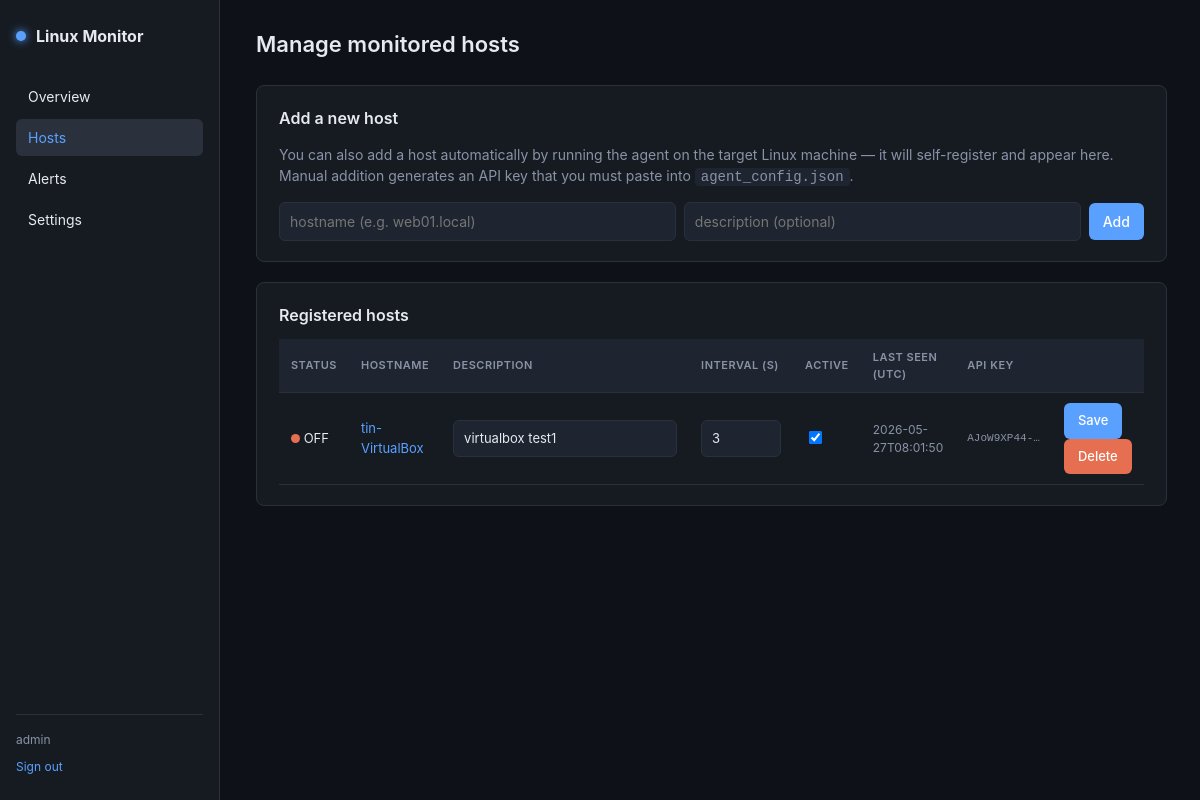
Screenshot of /hosts (signed in) with the database file from the repository.
### tables this page shows
CREATE TABLE hosts (
                id               INTEGER PRIMARY KEY AUTOINCREMENT,
                hostname         TEXT NOT NULL UNIQUE,
                api_key          TEXT NOT NULL UNIQUE,
                registered_at    TEXT NOT NULL,
                last_seen        TEXT,
                polling_interval INTEGER NOT NULL DEFAULT 5,
                active           INTEGER NOT NULL DEFAULT 1,
                description      TEXT DEFAULT ''
            );

### server.py (the view, shortened to what this page needs)
@app.route("/hosts", methods=["GET", "POST"])
@login_required
def hosts_manage():
    return render_template("hosts.html", hosts=HostService.list_with_status())

### database.py (called while the page is built)
@contextmanager
def get_conn():
    conn = sqlite3.connect(DB_PATH)
    conn.row_factory = sqlite3.Row
    conn.execute("PRAGMA foreign_keys = ON")
    try:
        yield conn
        conn.commit()
    finally:
        conn.close()

def list_hosts() -> list:
    with get_conn() as c:
        hosts = c.execute("SELECT * FROM hosts ORDER BY hostname").fetchall()
        result = []
        for h in hosts:
            latest = c.execute(
                "SELECT * FROM metrics WHERE host_id = ? ORDER BY ts DESC LIMIT 1",
                (h["id"],),
            ).fetchone()
            d = dict(h)
            d["latest"] = dict(latest) if latest else None
            result.append(d)
        return result

### server.py (called while the page is built)
def login_required(fn):
    @wraps(fn)
    def wrapper(*args, **kwargs):
        if "user_id" not in session:
            return redirect(url_for("login", next=request.path))
        return fn(*args, **kwargs)
    return wrapper

### services.py (called while the page is built)
    @staticmethod
    def is_online(host):
        last_seen = host.get("last_seen")
        if not last_seen:
            return False
        window = max(ONLINE_MIN_SECONDS, host["polling_interval"] * OFFLINE_MULTIPLIER)
        age = (datetime.utcnow() - datetime.fromisoformat(last_seen)).total_seconds()
        return age < window

    @staticmethod
    def list_with_status():
        hosts = db.list_hosts()
        for h in hosts:
            h["online"] = HostService.is_online(h)
        return hosts

### templates/hosts.html (shortened to what this page needs)
{% extends "base.html" %}
{% block content %}
<header class="page-head">
  <h1>Manage monitored hosts</h1>
</header>
<section class="card">
  <h2>Add a new host</h2>
  <p class="muted">
    You can also add a host automatically by running the agent on the target
    Linux machine — it will self-register and appear here. Manual addition
    generates an API key that you must paste into <code>agent_config.json</code>.
  </p>
  <form method="post" class="form-row">
    <input type="text" name="hostname" placeholder="hostname (e.g. web01.local)" required>
    <input type="text" name="description" placeholder="description (optional)">
    <button type="submit">Add</button>
  </form>
</section>
<section class="card">
  <h2>Registered hosts</h2>
  {% if hosts %}
  <table class="data-table">
    <thead>
      <tr>
        <th>Status</th><th>Hostname</th><th>Description</th>
        <th>Interval (s)</th><th>Active</th>
        <th>Last seen (UTC)</th><th>API key</th><th></th>
      </tr>
    </thead>
    <tbody>
    {% for h in hosts %}
      <tr>
        <td>
          <span class="status-dot {{ 'on' if h.online else 'off' }}"></span>
          {{ 'ON' if h.online else 'OFF' }}
        </td>
        <td><a href="{{ url_for('host_detail', host_id=h.id) }}">{{ h.hostname }}</a></td>
        <td>
          <form method="post" class="inline-form">
            <input type="text" name="description" value="{{ h.description }}">
        </td>
        <td>
            <input type="number" name="polling_interval" value="{{ h.polling_interval }}" min="1" max="3600" style="width: 80px;">
        </td>
        <td>
            <input type="checkbox" name="active" {% if h.active %}checked{% endif %}>
        </td>
        <td class="small muted">{{ h.last_seen or '—' }}</td>
        <td class="api-key" title="{{ h.api_key }}">{{ h.api_key[:10] }}…</td>
        <td>
            <button type="submit">Save</button>
          <form method="post" class="inline-form"
                onsubmit="return confirm('Delete {{ h.hostname }} and all its data?');">
            <button type="submit" class="danger">Delete</button>
          </form>
        </td>
      </tr>
    {% endfor %}
    </tbody>
  </table>
  {% else %}
  <p class="muted">No hosts registered yet.</p>
  {% endif %}
</section>
{% endblock %}

### static/style.css (style rules this page uses)
:root { --bg-0: #0e1117; --bg-1: #161b22; --bg-2: #1f2530; --bg-3: #2a313d; --border: #2a313d; --text: #e6e9f0; --text-muted: #8a93a6; --accent: #5aa1ff; --accent-2: #7ed957; --warning: #f4a261; --critical: #e76f51; --ok: #7ed957; }
* { box-sizing: border-box; }
html, body { margin: 0; padding: 0; background: var(--bg-0); color: var(--text); font-family: -apple-system, BlinkMacSystemFont, "Segoe UI", Roboto, "Helvetica Neue", Arial, sans-serif; font-size: 14px; line-height: 1.5; }
a { color: var(--accent); text-decoration: none; }
code { font-family: ui-monospace, "SF Mono", Consolas, monospace; background: var(--bg-2); padding: 1px 6px; border-radius: 4px; }
.small { font-size: 12px; }
.muted { color: var(--text-muted); }
.page-head { margin-bottom: 24px; }
.page-head h1 { margin: 0 0 4px; font-size: 22px; font-weight: 600; }
.card { background: var(--bg-1); border: 1px solid var(--border); border-radius: 8px; padding: 20px 22px; margin-bottom: 20px; }
.card h2 { margin: 0 0 12px; font-size: 16px; font-weight: 600; }
button, input[type=submit] { background: var(--accent); color: white; border: none; padding: 8px 14px; border-radius: 6px; cursor: pointer; font: inherit; font-weight: 500; }
button.danger { background: var(--critical); }
input[type=text], input[type=password], input[type=number] { background: var(--bg-2); border: 1px solid var(--border); color: var(--text); padding: 8px 10px; border-radius: 6px; font: inherit; }
.form-row { display: flex; gap: 8px; align-items: center; flex-wrap: wrap; }
.form-row input[type=text] { flex: 1; min-width: 180px; }
.status-dot { width: 9px; height: 9px; border-radius: 50%; display: inline-block; }
.status-dot.off { background: var(--critical); }
.data-table { width: 100%; border-collapse: collapse; font-size: 13px; }
.data-table th, .data-table td { text-align: left; padding: 10px 12px; border-bottom: 1px solid var(--border); vertical-align: middle; }
.data-table th { background: var(--bg-2); font-size: 11px; text-transform: uppercase; letter-spacing: .5px; color: var(--text-muted); font-weight: 600; }
.inline-form { display: inline-flex; gap: 6px; align-items: center; }
.api-key { font-family: ui-monospace, monospace; font-size: 11px; color: var(--text-muted); }

### rows the page displays
hosts: online "OFF", hostname "tin-VirtualBox", description "virtualbox test1", polling_interval "3", active "☑", last_seen "2026-05-27T08:01:50", api_key "AJoW9XP44-"

### other values shown
{{ session.username }} "admin"
